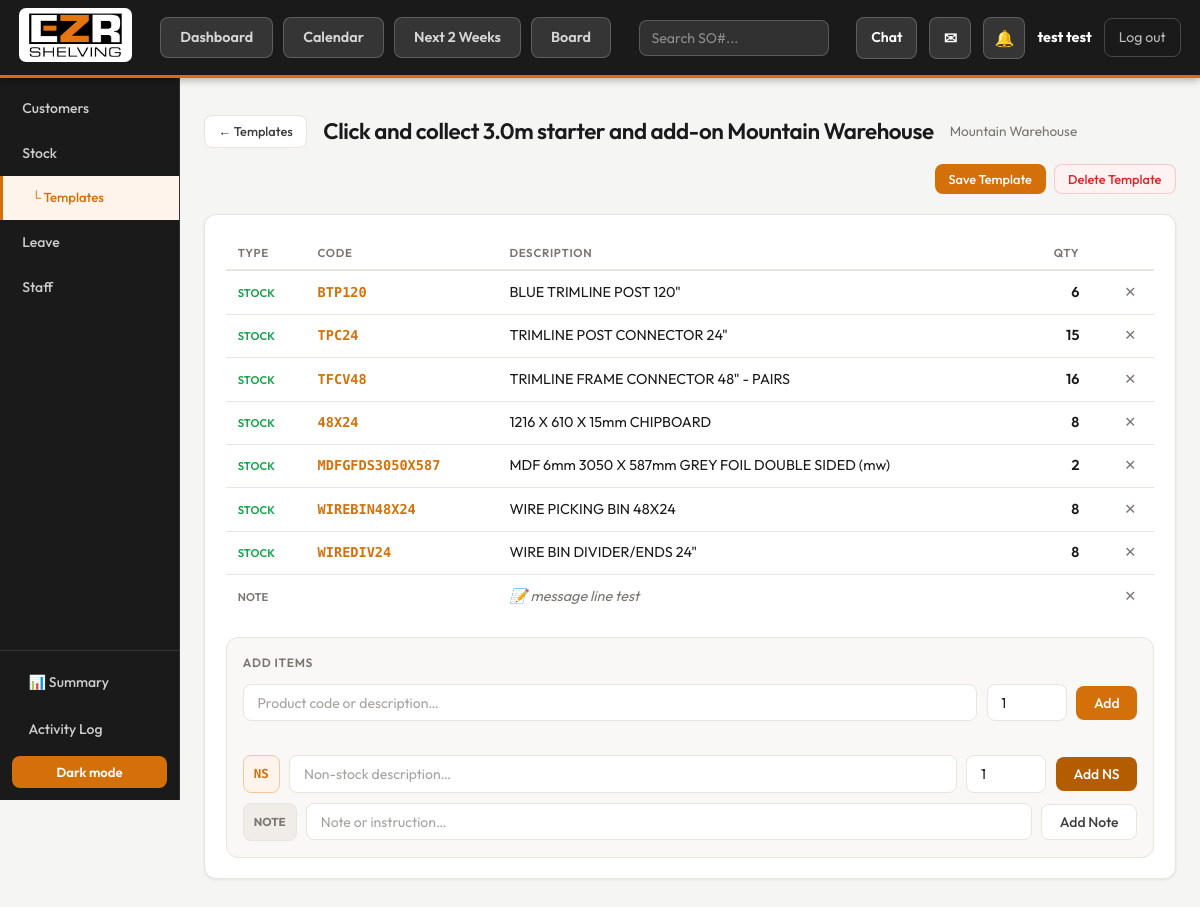
The app's page /templates/3/ (signed in) with its own data.
### projects/models.py (models this page shows, shortened)
class PickingTemplate(models.Model):
    name       = models.CharField(max_length=200)
    customer   = models.CharField(max_length=200, blank=True)
    notes      = models.TextField(blank=True)
    created_by = models.ForeignKey(User, null=True, blank=True, on_delete=models.SET_NULL)
    created_at = models.DateTimeField(auto_now_add=True)
    class Meta:
        ordering = ['name']

class PickingTemplateItem(models.Model):
    ITEM_TYPES = [
        ('stock',   'Stock Item'),
        ('ns',      'Non-Stock Item'),
        ('message', 'Message / Note'),
    ]
    template      = models.ForeignKey(PickingTemplate, on_delete=models.CASCADE, related_name='items')
    item_type     = models.CharField(max_length=10, choices=ITEM_TYPES, default='stock')
    product       = models.ForeignKey(Product, on_delete=models.PROTECT, null=True, blank=True, related_name='template_items')
    ns_description= models.CharField(max_length=300, blank=True)
    message       = models.CharField(max_length=500, blank=True)
    quantity      = models.DecimalField(max_digits=10, decimal_places=2, default=1)
    sort_order    = models.PositiveIntegerField(default=0)
    class Meta:
        ordering = ['sort_order', 'id']

class Product(models.Model):
    is_active          = models.BooleanField(default=True)
    code               = models.CharField(max_length=100, unique=True)
    description        = models.CharField(max_length=300)
    quantity           = models.DecimalField(max_digits=10, decimal_places=2, default=0)  # In Stock
    qty_allocated      = models.DecimalField(max_digits=10, decimal_places=2, default=0)
    qty_on_order       = models.DecimalField(max_digits=10, decimal_places=2, default=0)
    reorder_level      = models.DecimalField(max_digits=10, decimal_places=2, default=0)
    reorder_qty        = models.DecimalField(max_digits=10, decimal_places=2, default=0)
    free_stock         = models.DecimalField(max_digits=10, decimal_places=2, default=0)
    sales_price        = models.DecimalField(max_digits=10, decimal_places=2, default=0)
    cost_price         = models.DecimalField(max_digits=10, decimal_places=2, default=0)
    updated_at         = models.DateTimeField(auto_now=True)
    class Meta:
        ordering = ['code']

### projects/views.py (the view, shortened to what this page needs)
# urls.py: path('templates/<int:pk>/',              views.template_detail,       name='template_detail'),
@login_required
def template_detail(request, pk):
    tmpl = get_object_or_404(PickingTemplate, pk=pk)
    items = tmpl.items.select_related('product').all()
    return render(request, 'projects/template_detail.html', {'tmpl': tmpl, 'items': items})

### projects/templates/projects/template_detail.html (shortened to what this page needs)
{% extends 'projects/base.html' %}
{% block content %}
<div style="display:flex;align-items:center;gap:1rem;margin-bottom:1.3rem;flex-wrap:wrap;padding-top:.5rem;">
  <a href="{% url 'template_list' %}" class="btn btn-ghost btn-sm">← Templates</a>
  <h1 style="font-size:1.4rem;font-weight:600;letter-spacing:-.02em;">{{ tmpl.name }}</h1>
  {% if tmpl.customer %}<span style="font-size:.85rem;color:var(--mut);">{{ tmpl.customer }}</span>{% endif %}
  <div style="display:flex;gap:.5rem;margin-left:auto;">
    <button class="btn btn-primary btn-sm" onclick="saveTemplateName()">Save Template</button>
    <button class="btn btn-danger btn-sm" onclick="deleteTemplate()">Delete Template</button>
  </div>
</div>
<div class="tmpl-card">
  <div class="tmpl-body">
    <table class="items-table">
      <thead><tr><th>Type</th><th>Code</th><th>Description</th><th style="text-align:right;">Qty</th><th></th></tr></thead>
      <tbody id="items-tbody">
      {% for item in items %}
      <tr id="trow-{{ item.pk }}">
        {% if item.item_type == 'message' %}
        <td><span style="font-size:.7rem;color:var(--mut);font-weight:600;">NOTE</span></td>
        <td></td>
        <td colspan="2" style="font-style:italic;color:var(--mut);">📝 {{ item.message }}</td>
        {% else %}
        <td><span style="font-size:.7rem;color:var(--grn);font-weight:600;">STOCK</span></td>
        <td><span class="code">{{ item.product.code }}</span></td>
        <td>{{ item.product.description }}</td>
        <td style="text-align:right;font-weight:600;">{{ item.quantity|floatformat:0 }}</td>
        {% endif %}
        <td style="text-align:right;"><button onclick="deleteItem({{ item.pk }})" style="background:none;border:none;color:var(--mut);cursor:pointer;padding:2px 6px;border-radius:4px;font-size:.9rem;">✕</button></td>
      </tr>
      {% empty %}
      <tr id="empty-row"><td colspan="5" style="text-align:center;color:var(--mut);padding:1.5rem;">No items yet</td></tr>
      {% endfor %}
      </tbody>
    </table>
    <div class="add-area">
      <div style="font-size:.75rem;font-weight:600;text-transform:uppercase;letter-spacing:.06em;color:var(--mut);margin-bottom:.75rem;">Add Items</div>
      <div style="display:flex;gap:.6rem;align-items:center;margin-bottom:.6rem;">
        <div class="product-search-wrap">
          <input class="form-input" type="text" id="prod-search" placeholder="Product code or description…" autocomplete="off" oninput="searchProds(this.value)">
        </div>
        <input class="form-input" type="number" id="prod-qty" value="1" min="1" step="1" style="width:80px;flex-shrink:0;">
        <button class="btn btn-primary" onclick="addStock()" style="flex-shrink:0;">Add</button>
      </div>
      <div id="sel-info" style="font-size:.78rem;color:var(--mut);margin-bottom:.5rem;min-height:16px;"></div>
      <div style="display:flex;gap:.6rem;align-items:center;margin-bottom:.6rem;">
        <span style="background:var(--acc-bg);color:var(--acc);border:1px solid var(--acc-bdr);border-radius:var(--rad);padding:0 10px;font-family:var(--fm);font-size:.78rem;font-weight:700;height:38px;display:flex;align-items:center;flex-shrink:0;">NS</span>
        <input class="form-input" type="text" id="ns-desc" placeholder="Non-stock description…" style="flex:1;">
        <input class="form-input" type="number" id="ns-qty" value="1" min="1" step="1" style="width:80px;flex-shrink:0;">
        <button class="btn btn-primary" onclick="addNS()" style="flex-shrink:0;background:var(--acc-dark);">Add NS</button>
      </div>
      <div style="display:flex;gap:.6rem;align-items:center;">
        <span style="background:var(--surf3);color:var(--mut);border:1px solid var(--bdr);border-radius:var(--rad);padding:0 10px;font-size:.72rem;font-weight:700;height:38px;display:flex;align-items:center;flex-shrink:0;">NOTE</span>
        <input class="form-input" type="text" id="msg-text" placeholder="Note or instruction…" style="flex:1;">
        <button class="btn btn-ghost" onclick="addMsg()" style="flex-shrink:0;">Add Note</button>
      </div>
    </div>
  </div>
</div>
{% endblock %}

### projects/templates/projects/base.html (shortened to what this page needs)
{% load static %}
<!DOCTYPE html>
<html lang="en" data-theme="dark">
<head>
</head>
<body>
<nav class="top-nav">
  <div style="display:flex;align-items:center;gap:.75rem;">
    <div class="nav-logo">
      <a href="{% url 'dashboard' %}"><img src="{% static 'logo.png' %}" alt="EZR Shelving"></a>
    </div>
  </div>
  {% if user.is_authenticated %}
  <div class="nav-links">
    <a href="{% url 'dashboard' %}" class="nav-btn {% if request.resolver_match.url_name == 'dashboard' %}active-nav{% endif %}">Dashboard</a>
    <a href="{% url 'calendar_view' %}" class="nav-btn {% if request.resolver_match.url_name == 'calendar_view' %}active-nav{% endif %}">Calendar</a>
    <a href="{% url 'week_view' %}" class="nav-btn {% if request.resolver_match.url_name == 'week_view' %}active-nav{% endif %}">Next 2 Weeks</a>
    <a href="{% url 'board_view' %}" class="nav-btn {% if request.resolver_match.url_name == 'board_view' %}active-nav{% endif %}">Board</a>
  </div>
  <div class="nav-so-wrap">
    <input type="text" id="nav-so-input" class="nav-so-input" placeholder="Search SO#..." autocomplete="off">
  </div>
  <div class="nav-right">
    <a href="{% url 'team_chat' %}" class="nav-icon {% if request.resolver_match.url_name == 'team_chat' %}active-nav{% endif %}" style="width:auto;padding:0 14px;font-size:.88rem;">Chat</a>
    <a href="{% url 'inbox' %}" class="nav-icon" title="Messages">&#9993;</a>
    <a href="{% url 'notifications' %}" class="nav-icon" title="Notifications">&#128276;</a>
    <a href="{% url 'staff_profile' user.pk %}" class="nav-user" style="text-decoration:none;"><strong>{{ user.get_full_name|default:user.username }}</strong></a>
    <a href="{% url 'logout' %}" class="nav-logout">Log out</a>
  </div>
  {% endif %}
</nav>
{% if user.is_authenticated %}
<div class="left-sidebar">
  <div class="sb-section">
    <a href="{% url 'customer_list' %}" class="{% if request.resolver_match.url_name == 'customer_list' or request.resolver_match.url_name == 'customer_detail' %}sb-active{% endif %}">Customers</a>
    <a href="{% url 'stock_list' %}" class="{% if request.resolver_match.url_name == 'stock_list' %}sb-active{% endif %}">Stock</a>
    <a href="{% url 'template_list' %}" class="{% if 'template' in request.resolver_match.url_name %}sb-active{% endif %}" style="padding-left:1.8rem;font-size:.82rem;border-left:3px solid transparent;{% if 'template' in request.resolver_match.url_name %}border-left-color:var(--acc);background:var(--acc-bg);color:var(--acc);{% endif %}">└ Templates</a>
    <a href="{% url 'leave_overview' %}" class="{% if request.resolver_match.url_name == 'leave_overview' %}sb-active{% endif %}">Leave</a>
    <a href="{% url 'staff_directory' %}" class="{% if request.resolver_match.url_name == 'staff_directory' or request.resolver_match.url_name == 'staff_profile' %}sb-active{% endif %}">Staff</a>
  </div>
  <div class="sb-bottom">
    <a href="{% url 'monthly_summary' %}" class="{% if request.resolver_match.url_name == 'monthly_summary' %}sb-active{% endif %}" style="display:block;padding:.6rem .85rem;margin-bottom:.4rem;border-radius:var(--rad);font-size:.875rem;font-weight:500;color:#ccc;text-decoration:none;border-left:3px solid transparent;">📊 Summary</a>
    <a href="{% url 'activity_log' %}" class="{% if request.resolver_match.url_name == 'activity_log' %}sb-active{% endif %}" style="display:block;padding:.6rem .85rem;margin-bottom:.4rem;border-radius:var(--rad);font-size:.875rem;font-weight:500;color:#ccc;text-decoration:none;border-left:3px solid transparent;">Activity Log</a>
    <button id="theme-btn" onclick="toggleTheme()">Dark mode</button>
  </div>
</div>
<div class="main-content">
{% else %}
<div class="main-content-no-sidebar">
{% endif %}
  <div class="container">
    {% block content %}{% endblock %}
  </div>
</div>
</body>
</html>

### records on screen
PickingTemplate: name "Click and collect 3.0m starter and add-on Mountain Warehouse", customer "Mountain Warehouse"
PickingTemplateItem: product.code "BTP120", product.description "BLUE TRIMLINE POST 120\"", quantity "6"
PickingTemplateItem: product.code "TPC24", product.description "TRIMLINE POST CONNECTOR 24\"", quantity "15"
PickingTemplateItem: product.code "TFCV48", product.description "TRIMLINE FRAME CONNECTOR 48\" - PAIRS", quantity "16"
PickingTemplateItem: product.code "48X24", product.description "1216 X 610 X 15mm CHIPBOARD", quantity "8"
PickingTemplateItem: product.code "MDFGFDS3050X587", product.description "MDF 6mm 3050 X 587mm GREY FOIL DOUBLE SIDED (mw)", quantity "2"
PickingTemplateItem: product.code "WIREBIN48X24", product.description "WIRE PICKING BIN 48X24", quantity "8"
PickingTemplateItem: product.code "WIREDIV24", product.description "WIRE BIN DIVIDER/ENDS 24\"", quantity "8"
PickingTemplateItem: message "message line test"

### other values on screen
{{ user.get_full_name|default:user.username }} "test test"
